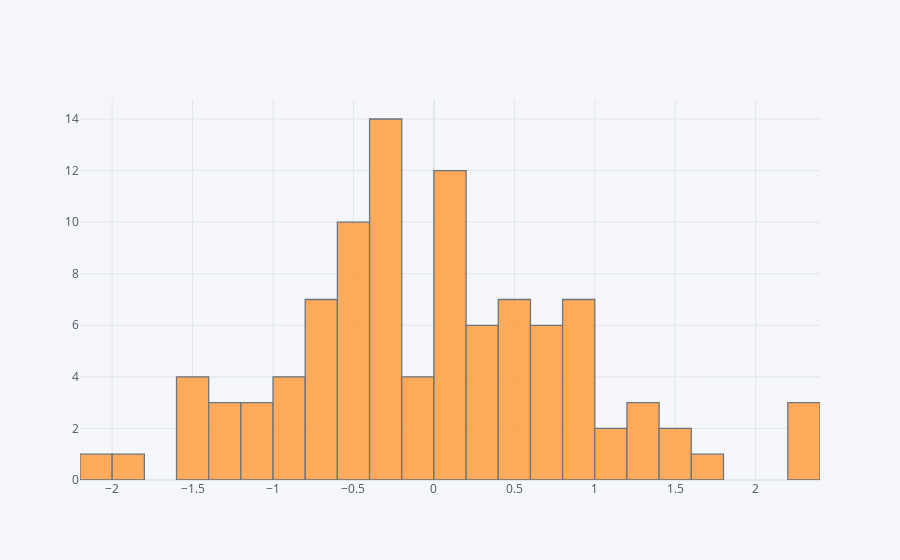

The notebook cell this image was saved under:
### Markdown cell above
# Histrogram

### Code cell
fake_df['A'].iplot(kind='hist', bins=35)

### Figure 1 — Plotly figure (JSON) as saved in the notebook; plotly's stock layout.template omitted (floating-point values rounded to 4 significant figures)
{"data": [{"histfunc": "count", "histnorm": "", "marker": {"color": "rgba(255, 153, 51, 1.0)", "line": {"color": "#4D5663", "width": 1.3}}, "name": "A", "nbinsx": 35, "opacity": 0.8, "orientation": "v", "type": "histogram", "x": [-0.302, -0.2856, 0.4477, -0.7162, -1.175, 0.03792, -0.4785, -0.8127, -0.2015, -1.248, 0.3342, -0.3926, 0.8483, 1.402, -0.2445, 0.3268, 0.7896, 0.05003, 0.8714, -0.3677, 1.457, 0.09087, 0.8308, 0.457, 1.642, -0.3434, -0.69, -1.499, -0.4991, -1.276, -0.5842, -0.6532, -1.545, 1.242, 0.3667, 0.3679, -0.4252, -1.142, 0.1174, -0.2944, -0.263, 1.119, 0.6771, -2.101, -1.47, 0.5804, -0.2605, 2.236, 0.519, -0.008163, -0.6611, 1.37, 0.5721, 0.1246, 0.8356, -0.8336, -0.8947, -0.101, 0.04425, 2.218, 0.03522, -1.987, -1.251, 0.0928, 0.3869, -0.02624, -1.491, 0.8295, 0.6137, -0.8154, 0.6293, -1.092, 0.7386, -0.6874, -0.6423, 0.7998, 0.9218, 0.0446, -0.4459, -0.3773, 0.405, 0.1959, -0.3533, -0.1982, -0.3112, -0.5693, 1.274, 0.3331, 2.343, -0.4489, 0.1601, -0.5608, -0.2592, -0.7118, -0.5122, 0.9232, 1.109, 0.05946, -0.5664, 0.5892]}], "layout": {"barmode": "overlay", "legend": {"bgcolor": "#F5F6F9", "font": {"color": "#4D5663"}}, "paper_bgcolor": "#F5F6F9", "plot_bgcolor": "#F5F6F9", "title": {"font": {"color": "#4D5663"}}, "xaxis": {"gridcolor": "#E1E5ED", "showgrid": true, "tickfont": {"color": "#4D5663"}, "title": {"font": {"color": "#4D5663"}, "text": ""}, "zerolinecolor": "#E1E5ED"}, "yaxis": {"gridcolor": "#E1E5ED", "showgrid": true, "tickfont": {"color": "#4D5663"}, "title": {"font": {"color": "#4D5663"}, "text": ""}, "zerolinecolor": "#E1E5ED"}}}
